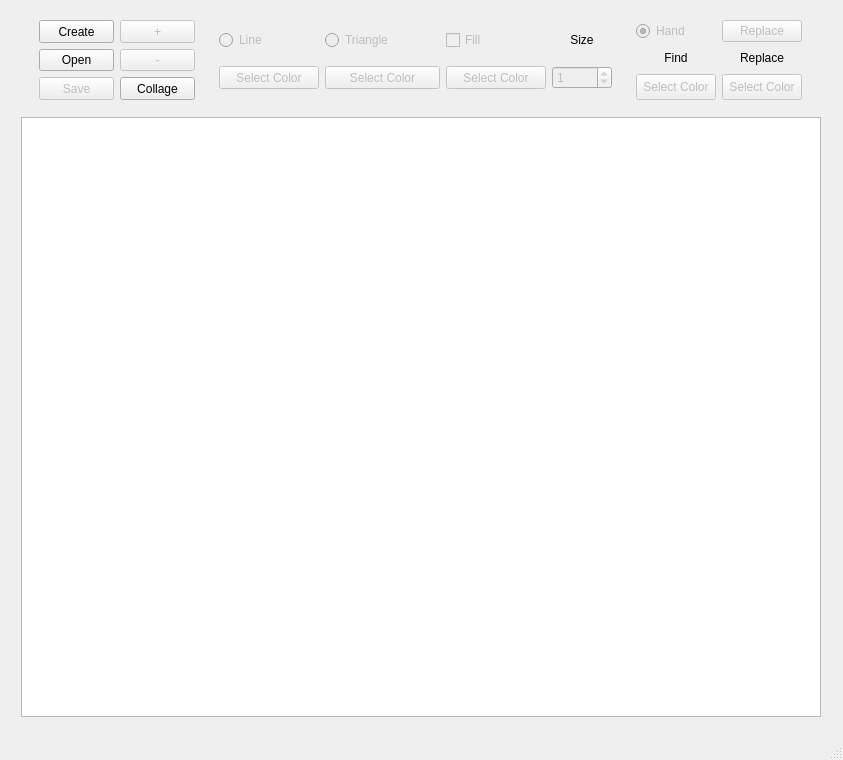
<?xml version="1.0" encoding="UTF-8"?>
<ui version="4.0">
 <class>MainWindow</class>
 <widget class="QMainWindow" name="MainWindow">
  <property name="geometry">
   <rect>
    <x>0</x>
    <y>0</y>
    <width>843</width>
    <height>760</height>
   </rect>
  </property>
  <property name="minimumSize">
   <size>
    <width>843</width>
    <height>760</height>
   </size>
  </property>
  <property name="cursor">
   <cursorShape>ArrowCursor</cursorShape>
  </property>
  <property name="windowTitle">
   <string>PNG Editor</string>
  </property>
  <widget class="QWidget" name="centralwidget">
   <layout class="QGridLayout" name="gridLayout_3">
    <item row="1" column="0">
     <widget class="QGraphicsView" name="graphicsView">
      <property name="enabled">
       <bool>true</bool>
      </property>
      <property name="maximumSize">
       <size>
        <width>800</width>
        <height>600</height>
       </size>
      </property>
      <property name="cursor" stdset="0">
       <cursorShape>CrossCursor</cursorShape>
      </property>
      <property name="mouseTracking">
       <bool>false</bool>
      </property>
      <property name="layoutDirection">
       <enum>Qt::LeftToRight</enum>
      </property>
     </widget>
    </item>
    <item row="0" column="0">
     <layout class="QHBoxLayout" name="horizontalLayout">
      <item>
       <layout class="QGridLayout" name="control">
        <item row="1" column="1">
         <widget class="QPushButton" name="zoom_out_button">
          <property name="enabled">
           <bool>false</bool>
          </property>
          <property name="maximumSize">
           <size>
            <width>75</width>
            <height>25</height>
           </size>
          </property>
          <property name="toolTip">
           <string/>
          </property>
          <property name="whatsThis">
           <string/>
          </property>
          <property name="text">
           <string>-</string>
          </property>
         </widget>
        </item>
        <item row="2" column="1">
         <widget class="QPushButton" name="collage_button">
          <property name="maximumSize">
           <size>
            <width>75</width>
            <height>25</height>
           </size>
          </property>
          <property name="text">
           <string>Collage</string>
          </property>
         </widget>
        </item>
        <item row="1" column="0">
         <widget class="QPushButton" name="open_button">
          <property name="maximumSize">
           <size>
            <width>75</width>
            <height>25</height>
           </size>
          </property>
          <property name="text">
           <string>Open</string>
          </property>
         </widget>
        </item>
        <item row="0" column="1">
         <widget class="QPushButton" name="zoom_in_button">
          <property name="enabled">
           <bool>false</bool>
          </property>
          <property name="maximumSize">
           <size>
            <width>75</width>
            <height>25</height>
           </size>
          </property>
          <property name="toolTip">
           <string/>
          </property>
          <property name="whatsThis">
           <string/>
          </property>
          <property name="text">
           <string>+</string>
          </property>
         </widget>
        </item>
        <item row="2" column="0">
         <widget class="QPushButton" name="save_button">
          <property name="enabled">
           <bool>false</bool>
          </property>
          <property name="maximumSize">
           <size>
            <width>75</width>
            <height>25</height>
           </size>
          </property>
          <property name="text">
           <string>Save</string>
          </property>
         </widget>
        </item>
        <item row="0" column="0">
         <widget class="QPushButton" name="create_button">
          <property name="maximumSize">
           <size>
            <width>75</width>
            <height>25</height>
           </size>
          </property>
          <property name="text">
           <string>Create</string>
          </property>
         </widget>
        </item>
       </layout>
      </item>
      <item>
       <layout class="QGridLayout" name="gridLayout">
        <item row="1" column="2">
         <widget class="QPushButton" name="color_triangle_fill">
          <property name="enabled">
           <bool>false</bool>
          </property>
          <property name="maximumSize">
           <size>
            <width>16777215</width>
            <height>27</height>
           </size>
          </property>
          <property name="text">
           <string>Select Color</string>
          </property>
         </widget>
        </item>
        <item row="0" column="0">
         <widget class="QRadioButton" name="line_radiobutton">
          <property name="enabled">
           <bool>false</bool>
          </property>
          <property name="maximumSize">
           <size>
            <width>100</width>
            <height>16777215</height>
           </size>
          </property>
          <property name="text">
           <string>Line</string>
          </property>
         </widget>
        </item>
        <item row="0" column="1">
         <widget class="QRadioButton" name="triangle_radiobutton">
          <property name="enabled">
           <bool>false</bool>
          </property>
          <property name="maximumSize">
           <size>
            <width>115</width>
            <height>16777215</height>
           </size>
          </property>
          <property name="text">
           <string>Triangle</string>
          </property>
         </widget>
        </item>
        <item row="1" column="0">
         <widget class="QPushButton" name="color_line">
          <property name="enabled">
           <bool>false</bool>
          </property>
          <property name="maximumSize">
           <size>
            <width>16777215</width>
            <height>27</height>
           </size>
          </property>
          <property name="text">
           <string>Select Color</string>
          </property>
         </widget>
        </item>
        <item row="1" column="1">
         <widget class="QPushButton" name="color_triangle">
          <property name="enabled">
           <bool>false</bool>
          </property>
          <property name="maximumSize">
           <size>
            <width>16777215</width>
            <height>27</height>
           </size>
          </property>
          <property name="text">
           <string>Select Color</string>
          </property>
         </widget>
        </item>
        <item row="0" column="2">
         <widget class="QCheckBox" name="fill_checkbox">
          <property name="enabled">
           <bool>false</bool>
          </property>
          <property name="maximumSize">
           <size>
            <width>100</width>
            <height>16777215</height>
           </size>
          </property>
          <property name="text">
           <string>Fill</string>
          </property>
         </widget>
        </item>
        <item row="0" column="3">
         <widget class="QLabel" name="size_label">
          <property name="maximumSize">
           <size>
            <width>70</width>
            <height>16777215</height>
           </size>
          </property>
          <property name="text">
           <string>Size</string>
          </property>
          <property name="alignment">
           <set>Qt::AlignCenter</set>
          </property>
         </widget>
        </item>
        <item row="1" column="3">
         <widget class="QSpinBox" name="size_edit">
          <property name="enabled">
           <bool>false</bool>
          </property>
          <property name="minimumSize">
           <size>
            <width>60</width>
            <height>0</height>
           </size>
          </property>
          <property name="maximumSize">
           <size>
            <width>60</width>
            <height>16777215</height>
           </size>
          </property>
          <property name="minimum">
           <number>0</number>
          </property>
          <property name="maximum">
           <number>999999999</number>
          </property>
          <property name="singleStep">
           <number>2</number>
          </property>
          <property name="value">
           <number>1</number>
          </property>
         </widget>
        </item>
       </layout>
      </item>
      <item>
       <layout class="QGridLayout" name="gridLayout_2">
        <item row="0" column="0">
         <widget class="QRadioButton" name="hand_radiobutton">
          <property name="enabled">
           <bool>false</bool>
          </property>
          <property name="maximumSize">
           <size>
            <width>80</width>
            <height>16777215</height>
           </size>
          </property>
          <property name="text">
           <string>Hand</string>
          </property>
          <property name="checked">
           <bool>true</bool>
          </property>
         </widget>
        </item>
        <item row="0" column="1">
         <widget class="QPushButton" name="find_and_replace_button">
          <property name="enabled">
           <bool>false</bool>
          </property>
          <property name="maximumSize">
           <size>
            <width>80</width>
            <height>16777215</height>
           </size>
          </property>
          <property name="text">
           <string>Replace</string>
          </property>
         </widget>
        </item>
        <item row="1" column="1">
         <widget class="QLabel" name="rect_label_replace">
          <property name="maximumSize">
           <size>
            <width>100</width>
            <height>20</height>
           </size>
          </property>
          <property name="text">
           <string>Replace</string>
          </property>
          <property name="alignment">
           <set>Qt::AlignCenter</set>
          </property>
         </widget>
        </item>
        <item row="1" column="0">
         <widget class="QLabel" name="rect_label_find">
          <property name="maximumSize">
           <size>
            <width>100</width>
            <height>20</height>
           </size>
          </property>
          <property name="text">
           <string>Find</string>
          </property>
          <property name="alignment">
           <set>Qt::AlignCenter</set>
          </property>
         </widget>
        </item>
        <item row="2" column="0">
         <widget class="QPushButton" name="color_find">
          <property name="enabled">
           <bool>false</bool>
          </property>
          <property name="maximumSize">
           <size>
            <width>16777215</width>
            <height>28</height>
           </size>
          </property>
          <property name="text">
           <string>Select Color</string>
          </property>
         </widget>
        </item>
        <item row="2" column="1">
         <widget class="QPushButton" name="color_replace">
          <property name="enabled">
           <bool>false</bool>
          </property>
          <property name="maximumSize">
           <size>
            <width>16777215</width>
            <height>28</height>
           </size>
          </property>
          <property name="text">
           <string>Select Color</string>
          </property>
         </widget>
        </item>
       </layout>
      </item>
     </layout>
    </item>
   </layout>
  </widget>
  <widget class="QMenuBar" name="menubar">
   <property name="geometry">
    <rect>
     <x>0</x>
     <y>0</y>
     <width>843</width>
     <height>22</height>
    </rect>
   </property>
  </widget>
  <widget class="QStatusBar" name="statusbar"/>
 </widget>
 <resources/>
 <connections/>
</ui>
